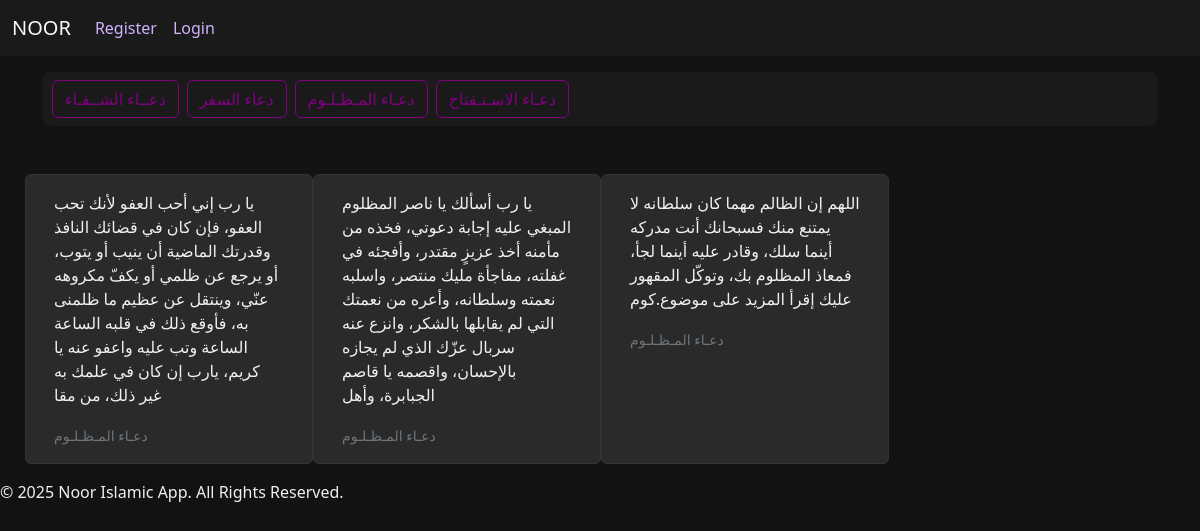
/doaa/3/, run on the app's committed database.
### core/models.py (models this page shows, shortened)
class DoaaType(models.Model) :
    name = models.CharField(max_length=255 , unique=True)

class Doaa(models.Model) :
    text = models.CharField(max_length=255)
    type = models.ForeignKey(DoaaType, on_delete=models.CASCADE, related_name="doaa")

### core/views.py (the view)
# urls.py: path("doaa/<int:type_id>/", views.doaa_by_type , name='doaa_type'),
def doaa_by_type(request,type_id) :
    doaa_type = DoaaType.objects.get(id=type_id)
    doaa = Doaa.objects.filter(type=doaa_type)
    doaa_types = DoaaType.objects.all()
    return render(request, "doaa.html", {"doaa": doaa, "doaa_types": doaa_types})

### core/templates/doaa.html
{% extends 'base.html' %}
{% block content %}
<div class="container mt-3">
      <div class="d-flex overflow-auto flex-nowrap py-2" style="background-color: #1a1a1a; padding: 10px; border-radius: 8px;">
        {% for j in doaa_types %}
         <a href="{% url 'doaa_type' j.id   %}" class="btn flex-shrink-0 me-2"
             style="border: 1px solid #800080; color: #800080; background-color: transparent;">
            {{ j.name }}
          </a>
        {% endfor %}
      </div>
  </div>
    <div class="container mt-5" style="margin-left: 25px;">
      <div class="row">
        {% for i in doaa %}
        <div class="card mb-3" style="width: 18rem; background-color: #2a2a2a; color: #f0f0f0;">
          <div class="card-body">
            <p class="card-text">{{i.text}}</p>
            <small class="card-link text-secondary">{{i.type.name}}</small>
          </div>
      </div>
      {% endfor %}
      </div>
    </div>
{% endblock content %}

### core/templates/base.html (style rules this page uses)
body { background-color: #121212; color: #f0f0f0; }
.card { background-color: #1f1f1f; color: #f0f0f0; border: 1px solid #333; }

### data on the page
DoaaType: name "دعــاء الشــفـاء"
DoaaType: name "دعاء السفر"
DoaaType: name "دعـاء المـظـلـوم"
DoaaType: name "دعـاء الاسـتـفتاح"
Doaa: text "يا رب إني أحب العفو لأنك تحب العفو، فإن كان في قضائك النافذ وقدرتك الماضية أن ينيب أو يتوب، أو يرجع عن ظلمي أو يكفّ مكروهه عنّي، وينتقل عن عظيم ما ظلمنى به، فأوقع ذلك في قلبه الساعة الساعة وتب عليه واعفو عنه يا كريم، يارب إن كان في علمك به غير ذلك، من مقا", type.name "دعـاء المـظـلـوم"
Doaa: text "يا رب أسألك يا ناصر المظلوم المبغي عليه إجابة دعوتي، فخذه من مأمنه أخذ عزيزٍ مقتدر، وأفجئه في غفلته، مفاجأة مليك منتصر، واسلبه نعمته وسلطانه، وأعره من نعمتك التي لم يقابلها بالشكر، وانزع عنه سربال عزّك الذي لم يجازه بالإحسان، واقصمه يا قاصم الجبابرة، وأهل", type.name "دعـاء المـظـلـوم"
Doaa: text "اللهم إن الظالم مهما كان سلطانه لا يمتنع منك فسبحانك أنت مدركه أينما سلك، وقادر عليه أينما لجأ، فمعاذ المظلوم بك، وتوكّل المقهور عليك إقرأ المزيد على موضوع.كوم", type.name "دعـاء المـظـلـوم"
